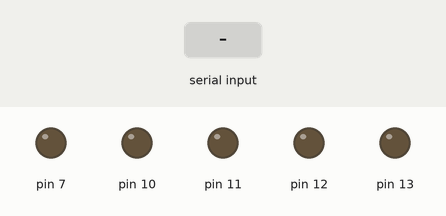
This sketch was run on a simulated Arduino Uno, built with avr-gcc and run on an emulated ATmega328P. Shown: output pins drawn as LEDs (lit = HIGH). Inputs (shaded band) come from the test bench.

Above: at 1.2 s.
1.3 s: "0" received over Serial
At 2.1 s:
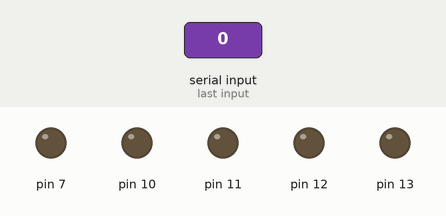
2.8 s: "1" received over Serial
At 3.2 s:
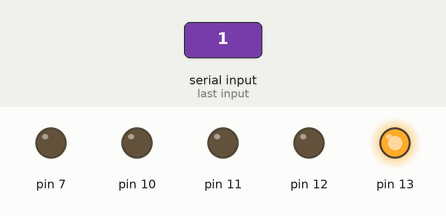
4.3 s: "2" received over Serial
At 5.5 s:
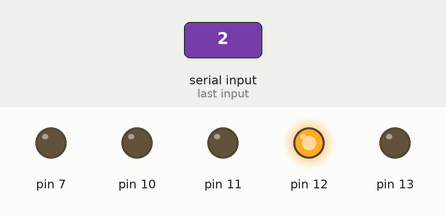
5.8 s: "3" received over Serial
At 6.7 s:
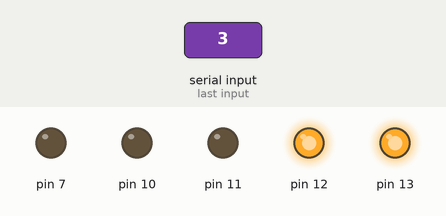
7.3 s: "4" received over Serial
At 7.8 s:
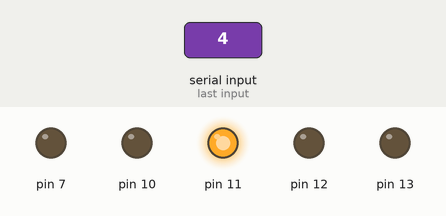
8.8 s: "5" received over Serial
At 10.2 s:
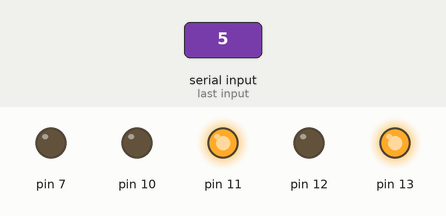
Timing chart, 0 to 11.3 s (numbered marks = the images above; inputs shaded):
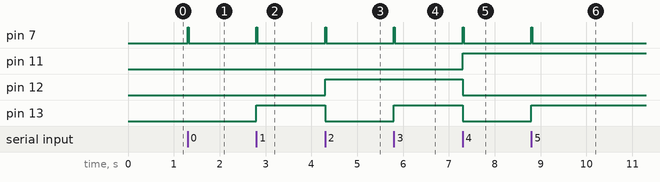

Measured:
- after the input at 1.3 s, pin 7: LOW → HIGH at once, → LOW 0.02 s later
- after the input at 2.8 s, pin 7: LOW → HIGH at once, → LOW 0.02 s later; pin 13: LOW → HIGH at once
- after the input at 4.3 s, pin 7: LOW → HIGH at once, → LOW 0.02 s later; pin 12: LOW → HIGH at once; pin 13: HIGH → LOW at once
- after the input at 5.8 s, pin 7: LOW → HIGH at once, → LOW 0.02 s later; pin 13: LOW → HIGH at once
- after the input at 7.3 s, pin 7: LOW → HIGH at once, → LOW 0.02 s later; pin 11: LOW → HIGH at once; pin 12, pin 13: HIGH → LOW at once
- after the input at 8.8 s, pin 7: LOW → HIGH at once, → LOW 0.02 s later; pin 13: LOW → HIGH at once

The sketch:

7.4shumaguan.ino
```cpp
void setup()
{
  pinMode(13, OUTPUT);
  pinMode(12, OUTPUT);
  pinMode(11, OUTPUT);
  pinMode(10, OUTPUT);
  pinMode(7,OUTPUT);
  Serial.begin(9600);
}
int income=0;
void loop()
{
  if(Serial.available()>0)
    {
      income=Serial.read();
        switch(income)
        {
            case '0':
              transform0();
              break;
            case '1':
              transform1();
              break;
            case '2':
              transform2();
              break;
            case '3':
              transform3();
              break;
            case '4':
              transform4();
              break;
             case '5':
              transform5();
              break;
            case '6':
              transform6();
              break;
            case '7':
              transform7();
              break;
            case '8':
              transform8();
              break;
            case '9':
              transform9();
              break;
            default:
              break;
        }
    }
}
void transform0()
{
  digitalWrite(13,LOW);
  digitalWrite(12,LOW);
  digitalWrite(11,LOW);
  digitalWrite(10,LOW);
  digitalWrite(7,HIGH);
  delay(20);
  digitalWrite(7,LOW);
}

void transform1()
{
  digitalWrite(13,HIGH);
  digitalWrite(12,LOW);
  digitalWrite(11,LOW);
  digitalWrite(10,LOW);
  digitalWrite(7,HIGH);
  delay(20);
  digitalWrite(7,LOW);
}

void transform2()
{
  digitalWrite(13,LOW);
  digitalWrite(12,HIGH);
  digitalWrite(11,LOW);
  digitalWrite(10,LOW);
  digitalWrite(7,HIGH);
  delay(20);
  digitalWrite(7,LOW);
}

void transform3()
{
  digitalWrite(13,HIGH);
  digitalWrite(12,HIGH);
  digitalWrite(11,LOW);
  digitalWrite(10,LOW);
  digitalWrite(7,HIGH);
  delay(20);
  digitalWrite(7,LOW);
}

void transform4()
{
  digitalWrite(13,LOW);
  digitalWrite(12,LOW);
  digitalWrite(11,HIGH);
  digitalWrite(10,LOW);
  digitalWrite(7,HIGH);
  delay(20);
  digitalWrite(7,LOW);
}

void transform5()
{
  digitalWrite(13,HIGH);
  digitalWrite(12,LOW);
  digitalWrite(11,HIGH);
  digitalWrite(10,LOW);
  digitalWrite(7,HIGH);
  delay(20);
  digitalWrite(7,LOW);
}

void transform6()
{
  digitalWrite(13,LOW);
  digitalWrite(12,HIGH);
  digitalWrite(11,HIGH);
  digitalWrite(10,LOW);
  digitalWrite(7,HIGH);
  delay(20);
  digitalWrite(7,LOW);
}

void transform7()
{
  digitalWrite(13,HIGH);
  digitalWrite(12,HIGH);
  digitalWrite(11,HIGH);
  digitalWrite(10,LOW);
  digitalWrite(7,HIGH);
  delay(20);
  digitalWrite(7,LOW);
}

void transform8()
{
  digitalWrite(13,LOW);
  digitalWrite(12,LOW);
  digitalWrite(11,LOW);
  digitalWrite(10,HIGH);
  digitalWrite(7,HIGH);
  delay(20);
  digitalWrite(7,LOW);
}

void transform9()
{
  digitalWrite(13,HIGH);
  digitalWrite(12,LOW);
  digitalWrite(11,LOW);
  digitalWrite(10,HIGH);
  digitalWrite(7,HIGH);
  delay(20);
  digitalWrite(7,LOW);
}
```
